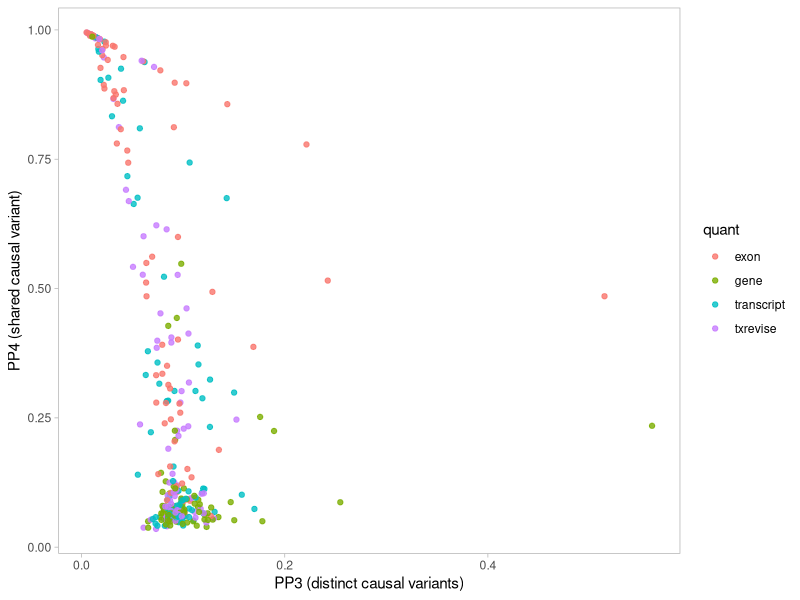

R code for this plot: (Note: this script raises an error after producing the figure.)
library("dplyr")
library("data.table")
library("ggplot2")

colocs = readr::read_tsv("merged_colocs.tsv") %>%
  dplyr::filter(qtl_subset != "qtl_subset") %>%
  dplyr::mutate(PP.H4.abf = as.numeric(PP.H4.abf),
                PP.H3.abf = as.numeric(PP.H3.abf)) %>%
  dplyr::mutate(quant = ifelse(qtl_subset %like% "_tx", "transcript", "gene")) %>%
  dplyr::mutate(quant = ifelse(qtl_subset %like% "_txrev", "txrevise", quant)) %>%
  dplyr::mutate(quant = ifelse(qtl_subset %like% "_exon", "exon", quant))


plt = ggplot(colocs, aes(x = PP.H3.abf, y = PP.H4.abf, color = quant)) + 
  geom_point(alpha = 0.8) +
  theme_light() +
  theme(panel.grid = element_blank()) +
  xlab("PP3 (distinct causal variants)") +
  ylab("PP4 (shared causal variant)")
  
ggsave("HMGCR_coloc_plot.pdf", plot = plt, width = 3.5, height = 2.7)

#######################
# ordering the datasets

ontology_map = readr::read_tsv("../../../ontology_mappings/tissue_ontology_mapping.tsv")
friendly_names = readr::read_tsv("../../../ontology_mappings/friendly_names.tsv") %>%
  dplyr::select(ontology_term, ontology_tissue)
# rename blueprint dataset for consistency with effect dataset names
ontology_map$study[c(1,2,3)] = c("BLUEPRINT_SE", "BLUEPRINT_SE", "BLUEPRINT_PE")
ontology_map <- ontology_map %>% dplyr::mutate(study_qtlgroup = paste0(study, ".", qtl_group)) %>%
  dplyr::left_join(friendly_names) %>%
  dplyr::mutate(sample_class = ifelse(ontology_tissue %like% "brain", "brain", "other")) %>%
  dplyr::mutate(sample_class = ifelse(ontology_tissue %like% "LCL", "LCL", sample_class)) %>%
  dplyr::mutate(sample_class = ifelse(ontology_tissue %like% "monocyte", "monocyte", sample_class)) %>%
  dplyr::mutate(sample_class = ifelse(ontology_tissue %like% "macrophage", "macrophage", sample_class)) %>%
  dplyr::mutate(sample_class = ifelse(ontology_tissue %like% "blood", "blood", sample_class)) %>%
  dplyr::mutate(sample_class = ifelse(ontology_tissue %like% "neutrophil", "neutrophil", sample_class)) %>%
  dplyr::mutate(sample_class = ifelse(ontology_term %in% c("CL_0000236","CL_0002677","CL_0002678","CL_0000624","CL_0000625","CL_0000623","CL_0000899","CL_0000546","CL_0000545","CL_0000899","CL_0002038","CL_0000084"), "lymphocyte", sample_class)) %>%
  dplyr::mutate(sample_class = ifelse(ontology_tissue %like% "iPSC", "iPSC", sample_class))

fct_levels = c("blood","lymphocyte","LCL","neutrophil","monocyte","macrophage","brain","iPSC","other")
ontology_map = dplyr::mutate(ontology_map, tissue_fct = factor(sample_class, levels = fct_levels))
# place immune t-cells together
ontology_map = ontology_map %>% dplyr::mutate(dummy = ifelse(qtl_group %like% "anti", "ANTI", ontology_tissue), 
                                              ontology_tissue = ifelse(qtl_group %like% "anti", paste(ontology_tissue, "(anti-CD3-CD28)"), ontology_tissue))
# place quach monocyte and nedelec macrophage together because they load on one factor
ontology_map = ontology_map %>% dplyr::mutate(dummy = ifelse(study_qtlgroup == "Quach_2016.monocyte_naive", "z-monocyte", dummy))
ontology_map = ontology_map %>% dplyr::mutate(dummy = ifelse(study_qtlgroup == "Nedelec_2016.macrophage_naive", "a-macrophage", dummy))
# sort studies
ontology_map = ontology_map %>% dplyr::arrange(tissue_fct, dummy, study)
ontology_map = ontology_map %>% dplyr::mutate(heatmap_label = paste(study, ontology_tissue, sep=" "))

# remove stimulated datasets
datasets = ontology_map$study_qtlgroup
datasets = !(datasets %like% "IFNg" | 
               datasets %like% "Salmonella" | 
               datasets %like% "Listeria" | 
               datasets %like% "IAV" | 
               datasets %like% "Pam3CSK4" | 
               datasets %like% "LPS" | 
               datasets %like% "R848")
ontology_map = ontology_map[datasets,]

colors = c("#e41a1c","#377eb8","#4daf4a","#984ea3","#ff7f00","#a65628","#fed976","#f781bf","#999999")
names(colors) = c("blood","lymphocyte","LCL","neutrophil","monocyte","macrophage","brain","iPSC","other")

#####################

#Make effect size plots
exon_effect_sizes = readr::read_tsv("HMGCR_exon.tsv")
exon_effect_sizes = exon_effect_sizes %>%  dplyr::mutate(qtl_group = stringr::str_remove(file_name, "_exon.nominal.sorted.tsv.gz"))

exon_effect_sizes = dplyr::inner_join(ontology_map[c("heatmap_label", "study_qtlgroup", "tissue_fct")], exon_effect_sizes, by = c("study_qtlgroup"="qtl_group"))
exon_effect_sizes = exon_effect_sizes %>% dplyr::mutate(study_qtlgroup=factor(study_qtlgroup, levels=study_qtlgroup))

# calculate 95% confidence interval
conf.level = 0.95
ci.value <- -qnorm( ( 1 - conf.level ) / 2 )
exon_effect_sizes = dplyr::mutate(exon_effect_sizes, interval = ci.value * se)

plt = ggplot(exon_effect_sizes, aes(x = study_qtlgroup, y = beta, ymin = beta - interval, ymax = beta + interval, colour=tissue_fct)) + 
  geom_point() + 
  scale_color_manual(values=colors, name="Group")+
  geom_hline(yintercept=0, colour="grey") + 
  geom_errorbar(width = 0.1) + 
  xlab("Dataset") + 
  ylab("Effect size") +
  ylim(c(-0.5, 2)) +
  theme_light() +
  theme(axis.text.x = element_blank(),
        axis.ticks.x = element_blank(),
        plot.margin = margin(1, 1, 1, 3, "cm"),panel.grid = element_blank(),)+
  geom_hline(yintercept = 0)

ggsave("HMGCR_exon_forest.pdf", plot = plt, width = 8, height = 3)

#Make gene expression effect size plots
gene_effect_sizes = readr::read_tsv("HMGCR_gene.tsv")

gene_effect_sizes = gene_effect_sizes %>%  dplyr::mutate(qtl_group = stringr::str_remove(file_name, "_ge.nominal.sorted.tsv.gz"))

gene_effect_sizes = dplyr::inner_join(ontology_map[c("heatmap_label", "study_qtlgroup", "tissue_fct")], gene_effect_sizes, by = c("study_qtlgroup"="qtl_group"))
gene_effect_sizes = gene_effect_sizes %>% dplyr::mutate(study_qtlgroup=factor(study_qtlgroup, levels=study_qtlgroup))



# calculate 95% confidence interval
conf.level = 0.95
ci.value <- -qnorm( ( 1 - conf.level ) / 2 )
gene_effect_sizes = dplyr::mutate(gene_effect_sizes, interval = ci.value * se)

plt = ggplot(gene_effect_sizes, aes(x = study_qtlgroup, y = beta, ymin = beta - interval, ymax = beta + interval,  colour=tissue_fct)) + 
  geom_point() + 
  scale_color_manual(values=colors, name="Group") +
  geom_hline(yintercept=0, colour="grey") + 
  geom_errorbar(width = 0.1) + 
  xlab("Dataset") + 
  ylab("Effect size") +
  ylim(c(-0.5, 2)) +
  theme_light() +
  theme(axis.text.x = element_blank(),
        axis.ticks.x = element_blank(),
        plot.margin = margin(1, 1, 1, 3, "cm"),panel.grid = element_blank(),)+
  geom_hline(yintercept = 0) 

ggsave("HMGCR_gene_forest.pdf", plot = plt, width = 8, height = 3)

